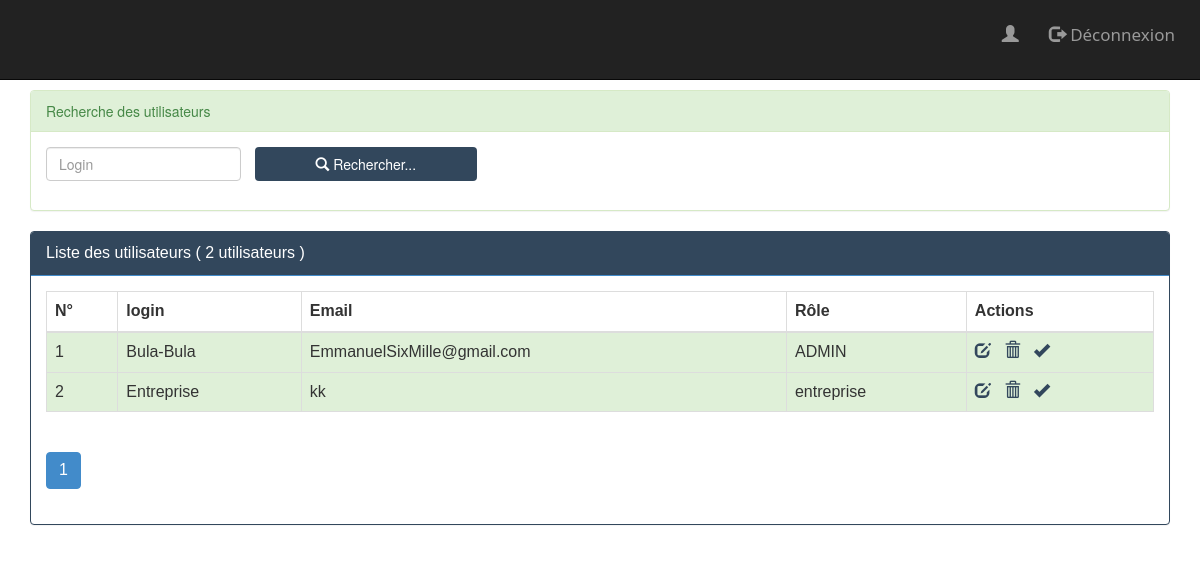
Page /views/users.php on the committed database.
### tables this page shows
CREATE TABLE IF NOT EXISTS `utilisateur` (
  `idU` int(11) NOT NULL AUTO_INCREMENT,
  `username` varchar(255) NOT NULL,
  `email` varchar(255) NOT NULL,
  `password` varchar(255) NOT NULL,
  `etat` varchar(1) NOT NULL,
  `role` varchar(255) NOT NULL,
  PRIMARY KEY (`idU`)
);

### views/users.php (the view, shortened to what this page needs)
<?php
    require_once("../bd/connexion.php");
    $login=isset($_GET['login'])?$_GET['login']:"";
    $size=isset($_GET['size'])?$_GET['size']:3;
    $page=isset($_GET['page'])?$_GET['page']:1;
    $requeteUser="select   * from utilisateur where username like '%$login%'";
    $requeteCount="select count(*) countUser from utilisateur";
    $resultatUser=$pdo->query($requeteUser);
    $resultatCount=$pdo->query($requeteCount);
    $tabCount=$resultatCount->fetch();
    $nbrUser=$tabCount['countUser'];
    $reste=$nbrUser % $size;
    if( $reste == 0)
        $nbrPage = $nbrUser/$size;
    else
        $nbrPage=floor($nbrUser/$size)+1;
?>
<html>
    <head>
        <link rel="stylesheet" type="text/css" href="../css/bootstrap.min.css">
    </head>
    <body>
        <?php include("menu.php") ?>
        <div class="container">
            <div class="panel panel-success" style="margin-top: 90px;">
                <div class="panel-heading"> Recherche des utilisateurs</div>
                <div class="panel-body">
                     <form method="get" action="users.php" class="form-inline">
                        <div class="form-group">
                            <input type="text" name="login" placeholder="Login" class="form-control"
                                   value="<?php echo $login; ?>">
                        </div>
                        <button type="submit" class="btn btn" style="background:#32475c; color:white">
                            <span class="glyphicon glyphicon-search"> </span> Rechercher...
                         </button> &nbsp; &nbsp;
                    </form>
                </div>
            </div>
            <div class="panel panel-primary" style="font-family: 'Raleway', sans-serif; font-size: 16px; border: 1px solid #32475c">
                <div class="panel-heading"style="background:#32475c"> Liste des utilisateurs ( <?php echo $nbrUser; ?> utilisateurs ) </div>
                <div class="panel-body">
                    <table class="table table-striped table-bordered">
                        <thead>
                            <tr>
                                <th>N°</th>
                                <th>login</th>
                                <th>Email</th>
                                <th>Rôle</th>
                                <th>Actions</th>
                            </tr>
                        </thead>
                        <tbody>
                               <?php while($user=$resultatUser->fetch()){?>
                               <div class="tableau">
                                   <tr class="<?php echo $user['etat']==1?'success':'danger' ?>">
                                        <td><?php echo $user['idU'] ?></td>
                                        <td><?php echo $user['username']?></td>
                                        <td><?php echo $user['email']?></td>
                                        <td><?php echo $user['role']?></td>
                                        <td>
                                           <a href="editerUser.php?idU=<?php echo $user['idU'] ?>">
                                               <span class="glyphicon glyphicon-edit "  title="Editer cet utilisateur"> </span>
                                           </a> &nbsp;
                                           <a onclick="return confirm('Etes-vous sûr de vouloir supprimer cet utilisateur ?')"
                                              href="SupprimerUser.php?idU=<?php echo $user['idU'] ?>" title="Suppression de l'utilisateur">
                                               <span class="glyphicon glyphicon-trash"> </span>
                                           </a> &nbsp;
                                           <a href="../traitement/activerUser.php?idU=<?php echo $user['idU'] ?>&etat=<?php echo $user['etat'] ?>">
                                           <?php
                                                if($user['etat']==0)
                                                    echo ' <span class="glyphicon glyphicon-remove "  title="Désactivé"> </span> ';
                                                else
                                                    echo ' <span class="glyphicon glyphicon-ok "  title="Activé"> </span> ';
                                           ?>
                                           </a>
                                       </td>
                                   </tr>
                                   </div>
                               <?php }?>
                        </tbody>
                    </table>
                    <div>
                        <ul class="pagination pagination-md">
                            <?php for($i=1; $i<=$nbrPage; $i++){ ?>
                               <li class="<?php if($i==$page) echo 'active' ?>" >
                                   <a href="utilisateurs.php?page=<?php echo $i ?>&login=<?php echo $login; ?>">
                                       <?php echo $i; ?>
                                   </a>
                               </li>
                            <?php } ?>
                        </ul>
                    </div>
                </div>
            </div>
        </div>
    </body>
</html>

### css/Menu.css (style rules this page uses)
a { color:#32475c; }
button { width: 20%; margin-left: 10px; outline: none; }

### rows in the picture
utilisateur: idU "1", username "Bula-Bula", email "EmmanuelSixMille@gmail.com", role "ADMIN", etat "1" (drawn)
utilisateur: idU "2", username "Entreprise", email "kk", role "entreprise", etat "1" (drawn)

### other values in the picture
$nbrUser "2"
